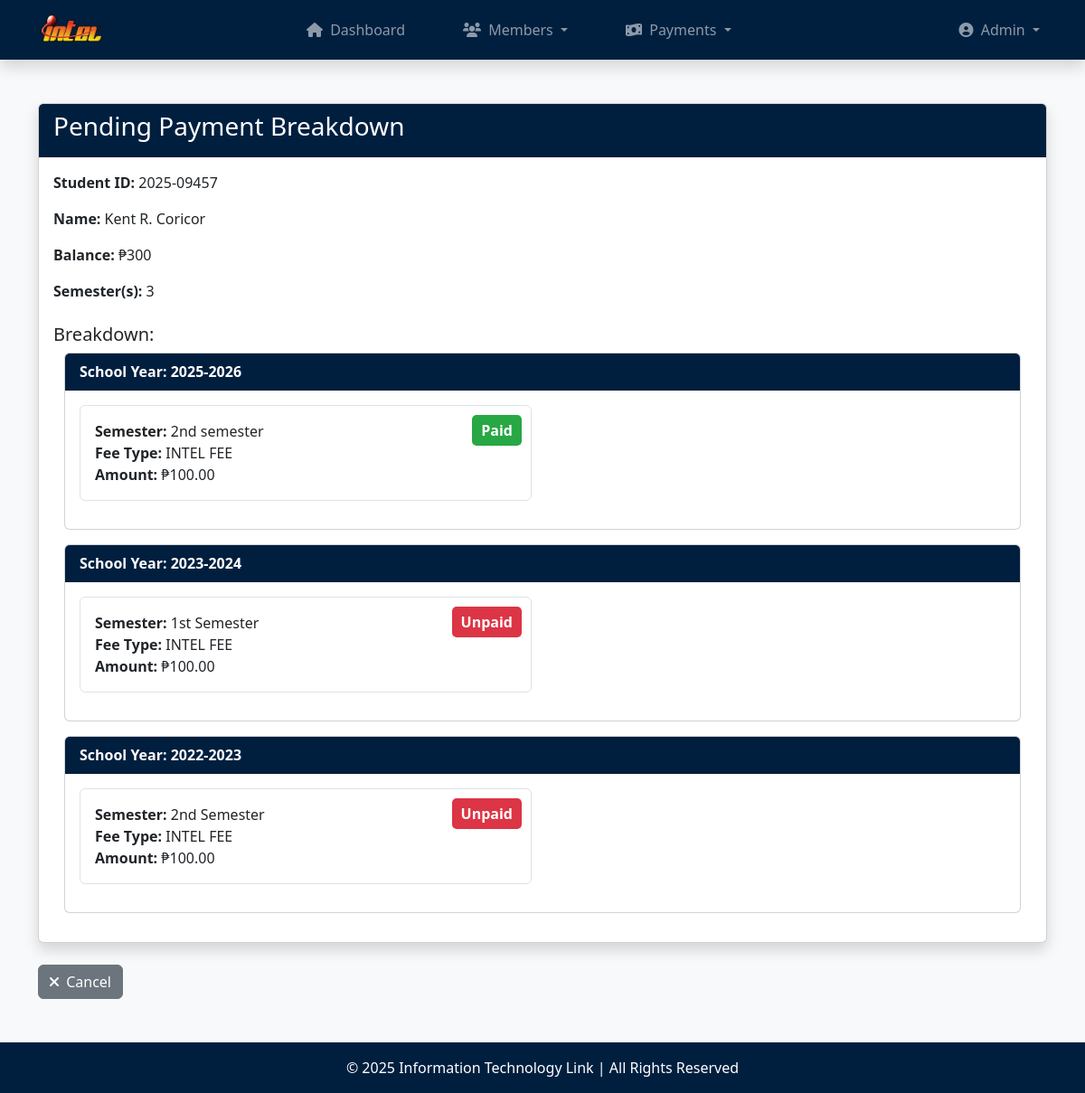
/breakdown.php?id=2025-09457 (signed in), run on an earlier commit of the app's database.
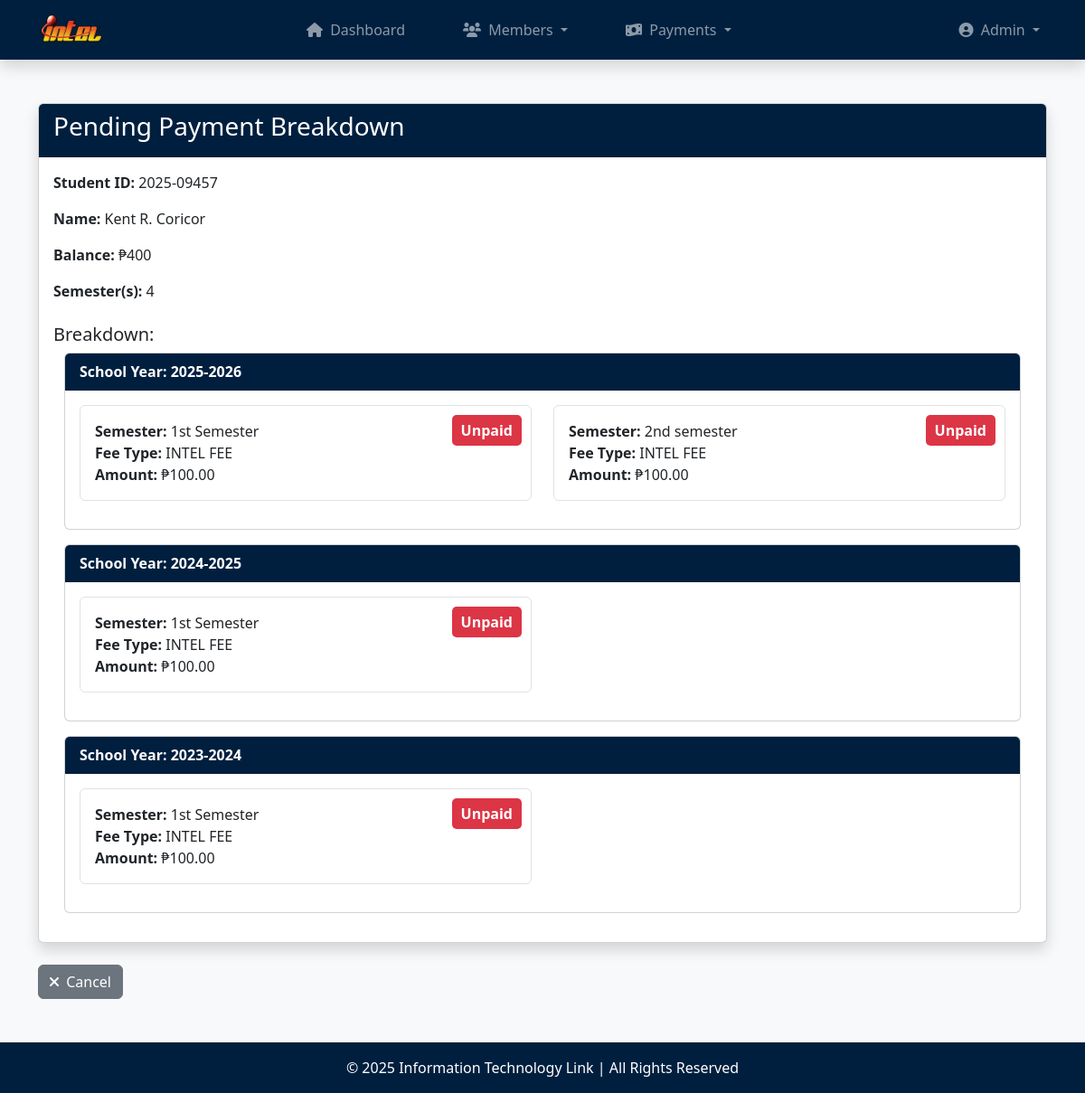
And on a later commit of the database.
### tables this page shows
CREATE TABLE `members` (
  `member_id` varchar(25) NOT NULL,
  `last_name` varchar(30) NOT NULL,
  `first_name` varchar(30) NOT NULL,
  `middle_name` varchar(30) DEFAULT NULL,
  `contact_num` varchar(15) NOT NULL,
  `email` varchar(60) NOT NULL,
  `status` enum('Active','Inactive') NOT NULL,
  `membership_date` timestamp NOT NULL DEFAULT current_timestamp()
);

CREATE TABLE `fees` (
  `member_id` varchar(25) NOT NULL,
  `fee_amount` smallint(6) NOT NULL,
  `fee_type` varchar(50) NOT NULL,
  `semester` varchar(50) NOT NULL,
  `school_year` varchar(25) NOT NULL,
  `status` enum('Paid','Unpaid') NOT NULL
);

### functions.php (called while the page is built, shortened)
<?php
    function sanitize_input($data) {
        $data = trim($data);
        $data = stripslashes($data);
        $data = htmlspecialchars($data, ENT_QUOTES, 'UTF-8');
        return $data;
    }
    function format_name($first_name, $last_name, $middle_name = '') {
        $formatted = "$first_name ";
        if (!empty($middle_name)) {
            $middle_initial = substr($middle_name, 0, 1);
            $formatted .= "$middle_initial. ";
        }
        $formatted .= $last_name;
        return $formatted;
    }
?>

### breakdown.php (the view, shortened to what this page needs)
<?php
    require_once('database.php');
    require_once('functions.php');
    $member_id = sanitize_input($_GET['id']);
    $stmt = $conn->prepare("
        SELECT
            m.member_id,
            m.first_name,
            m.last_name,
            m.middle_name,
            m.email,
            m.contact_num,
            m.status,
            COALESCE(SUM(f.fee_amount), 0) AS total_fee_amount,
            COUNT(f.semester) AS semesters
        FROM members m
        LEFT JOIN fees f ON m.member_id = f.member_id
        WHERE m.member_id = ?
        GROUP BY m.member_id
    ");
    $stmt->bind_param("s", $member_id);
    $stmt->execute();
    $result = $stmt->get_result();
    $member = $result->fetch_assoc();
    $stmt = $conn->prepare("
        SELECT f.semester, f.fee_amount, f.fee_type, f.school_year, f.status
        FROM fees f
        WHERE f.member_id = ?
        ORDER BY f.school_year DESC, f.semester ASC
    ");
    $stmt->bind_param("s", $member_id);
    $stmt->execute();
    $fees_result = $stmt->get_result();
    $fees = $fees_result->fetch_all(MYSQLI_ASSOC);
    $breakdown = [];
    foreach ($fees as $row) {
        $breakdown[] = [
            'school_year' => htmlspecialchars($row['school_year']),
            'semester' => htmlspecialchars($row['semester']),
            'fee_type' => htmlspecialchars($row['fee_type']),
            'amount' => number_format($row['fee_amount'], 2),
            'status' => htmlspecialchars($row['status'])
        ];
    }
?>
<!DOCTYPE html>
<html lang="en">
<head>
    <link rel="stylesheet" href="https://cdn.jsdelivr.net/npm/bootstrap@5.3.0/dist/css/bootstrap.min.css">
    <link rel="stylesheet" href="https://cdnjs.cloudflare.com/ajax/libs/font-awesome/6.0.0/css/all.min.css">
</head>
<body>
    <?php include('navbar.php'); ?>
    <main class="container my-5">
        <div class="card shadow">
            <div class="card-header bg-navy text-white">
                <h3>Pending Payment Breakdown</h3>
            </div>
            <div class="card-body">
                <p><strong>Student ID:</strong> <?php echo htmlspecialchars($member['member_id']); ?></p>
                <p><strong>Name:</strong> <?php echo htmlspecialchars(format_name($member['first_name'], $member['last_name'], $member['middle_name'])); ?></p>
                <p><strong>Balance:</strong> ₱<?php echo htmlspecialchars($member['total_fee_amount']); ?></p>
                <p><strong>Semester(s):</strong> <?php echo htmlspecialchars($member['semesters']); ?></p>
                <h5 class="mt-4">Breakdown:</h5>
                <div class="container">
                    <?php
                    $grouped_fees = [];
                    foreach ($breakdown as $item) {
                        $grouped_fees[$item['school_year']][] = $item;
                    }
                    ?>
                    <?php foreach ($grouped_fees as $school_year => $fees): ?>
                        <div class="card mb-3">
                            <div class="card-header bg-navy text-white">
                                <strong>School Year: <?php echo htmlspecialchars($school_year); ?></strong>
                            </div>
                            <div class="card-body">
                                <div class="row">
                                    <?php foreach ($fees as $fee): ?>
                                        <div class="col-md-6">
                                            <div class="p-3 border rounded fee-card">
                                                <div class="status-badge <?php echo $fee['status'] === 'Paid' ? 'status-paid' : 'status-unpaid'; ?>">
                                                    <?php echo htmlspecialchars($fee['status']); ?>
                                                </div>
                                                <strong>Semester:</strong> <?php echo htmlspecialchars($fee['semester']); ?><br>
                                                <strong>Fee Type:</strong> <?php echo htmlspecialchars($fee['fee_type']); ?><br>
                                                <strong>Amount:</strong> ₱<?php echo htmlspecialchars($fee['amount']); ?>
                                            </div>
                                        </div>
                                    <?php endforeach; ?>
                                </div>
                            </div>
                        </div>
                    <?php endforeach; ?>
                </div>
            </div>
        </div>
        <div class="d-flex justify-content-between mt-4">
            <a href="members.php" class="btn btn-secondary me-2">
                <i class="fas fa-times me-1"></i> Cancel
            </a>
        </div>
    </main>
    <?php include('footer.php'); ?>
</body>
</html>

### navbar.php (shortened to what this page needs)
<?php
    $current_page = basename($_SERVER['PHP_SELF']);
    $role_name = $_SESSION['role_name'] ?? 'Admin';
?>
<head>
</head>
<header>
    <nav class="navbar navbar-expand-lg navbar-dark bg-navy shadow">
        <div class="container">
            <a class="navbar-brand d-flex align-items-center me-5" href="index.php">
                <img src="images/intel.png" alt="Logo" style="width: 75px; height: 40px;">
            </a>
            <div class="collapse navbar-collapse" id="navbarMain">
                <div class="mx-auto">
                    <ul class="navbar-nav gap-5 ms-5">
                        <li class="nav-item">
                            <a class="nav-link <?php echo ($current_page == 'index.php') ? 'active' : ''; ?>" href="index.php">
                                <i class="fas fa-home me-1"></i> Dashboard
                            </a>
                        </li>
                        <li class="nav-item dropdown">
                            <a class="nav-link dropdown-toggle <?php echo (in_array($current_page, ['members.php', 'add_member.php', 'edit_member.php', 'view_member.php'])) ? 'active' : ''; ?>"
                            href="#" id="membersDropdown" role="button" data-bs-toggle="dropdown" aria-expanded="false">
                                <i class="fas fa-users me-1"></i> Members
                            </a>
                        </li>
                        <li class="nav-item dropdown">
                            <a class="nav-link dropdown-toggle <?php echo (in_array($current_page, ['payments.php', 'add_payment.php', 'payment_history.php'])) ? 'active' : ''; ?>"
                            href="#" id="paymentsDropdown" role="button" data-bs-toggle="dropdown" aria-expanded="false">
                                <i class="fas fa-money-bill-wave me-1"></i> Payments
                            </a>
                        </li>
                    </ul>
                </div>
                <ul class="navbar-nav ms-auto">
                    <li class="nav-item dropdown">
                        <a class="nav-link dropdown-toggle" href="#" id="userDropdown" role="button" data-bs-toggle="dropdown" aria-expanded="false">
                        <i class="fas fa-user-circle me-1"></i> <?php echo htmlspecialchars($role_name); ?>
                        </a>
                    </li>
                </ul>
            </div>
        </div>
    </nav>
</header>

### footer.php
<footer class="bg-navy text-white text-center py-3 mt-auto">
    <p class="mb-0">&copy; 2025 Information Technology Link | All Rights Reserved</p>
</footer>

### breakdown.php (style rules this page uses)
html, body { height: 100%; margin: 0; display: flex; flex-direction: column; background-color: #f8f9fa; }
main { flex: 1; }
.bg-navy { background-color: #001f3f !important; }
.text-white { color: #ffffff !important; }
footer { background-color: #001f3f; color: white; text-align: center; padding: 10px 0; }
.status-badge { position: absolute; top: 10px; right: 10px; padding: 5px 10px; border-radius: 5px; font-weight: bold; }
.status-unpaid { background-color: #dc3545; color: white; }
.fee-card { position: relative; margin-bottom: 15px; }
.status-paid { background-color: #28a745; color: white; }

What changed in the data, as far as the page shows it:
removed fees: status "Paid", semester "2nd semester", fee_type "INTEL FEE", amount "100.00", shown under "2025-2026"
removed fees: status "Unpaid", semester "2nd Semester", fee_type "INTEL FEE", amount "100.00", shown under "2022-2023"
added fees: status "Unpaid", semester "1st Semester", fee_type "INTEL FEE", amount "100.00", shown under "2025-2026"
added fees: status "Unpaid", semester "2nd semester", fee_type "INTEL FEE", amount "100.00", shown under "2025-2026"
added fees: status "Unpaid", semester "1st Semester", fee_type "INTEL FEE", amount "100.00", shown under "2024-2025"
Also different on the page:
$member['total_fee_amount']: "300" → "400"
$member['semesters']: "3" → "4"
new list line: "School Year: 2024-2025"
list line gone: "School Year: 2022-2023"
